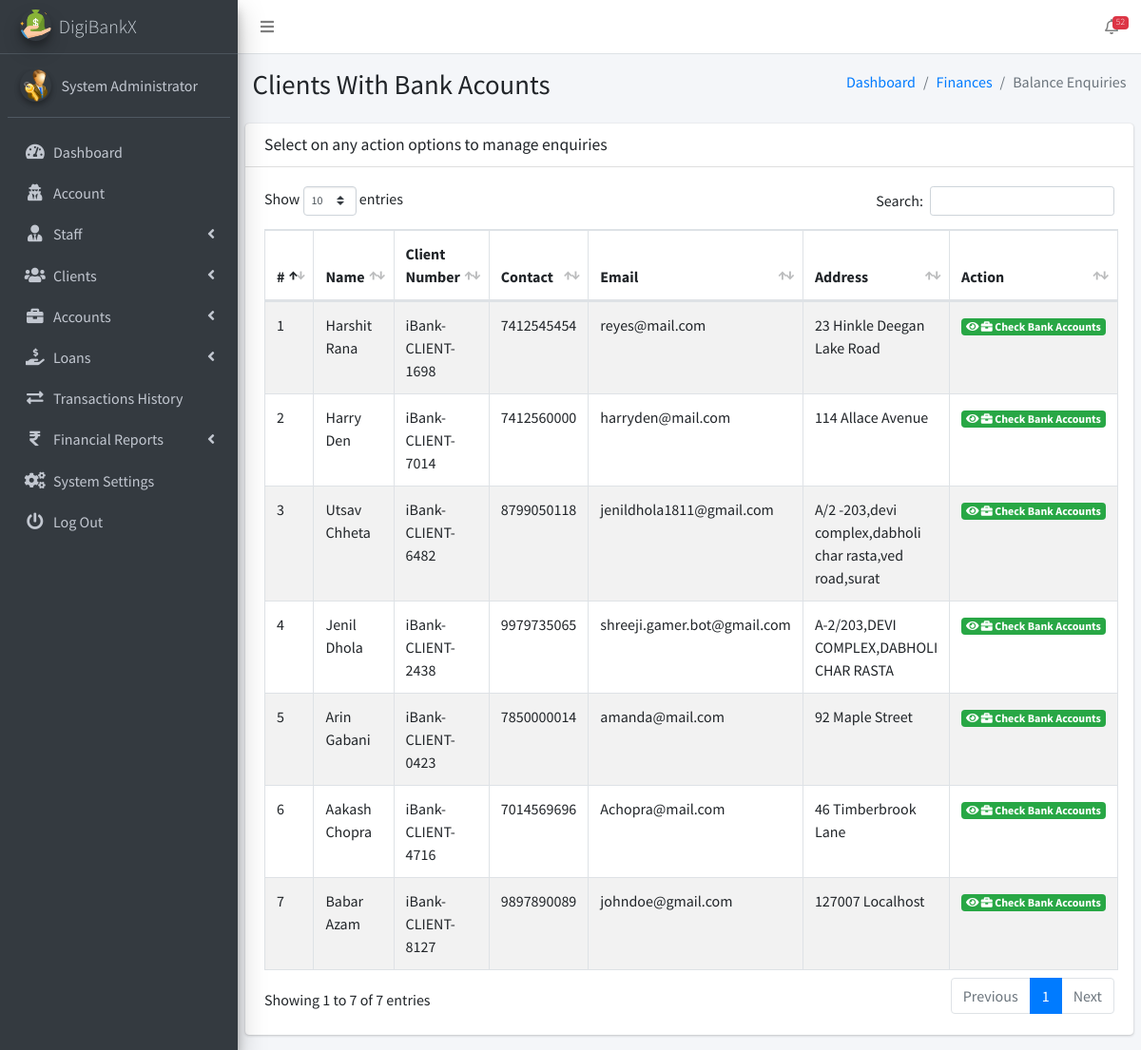
Page /admin/pages_balance_enquiries.php (signed in) on the earlier database version.
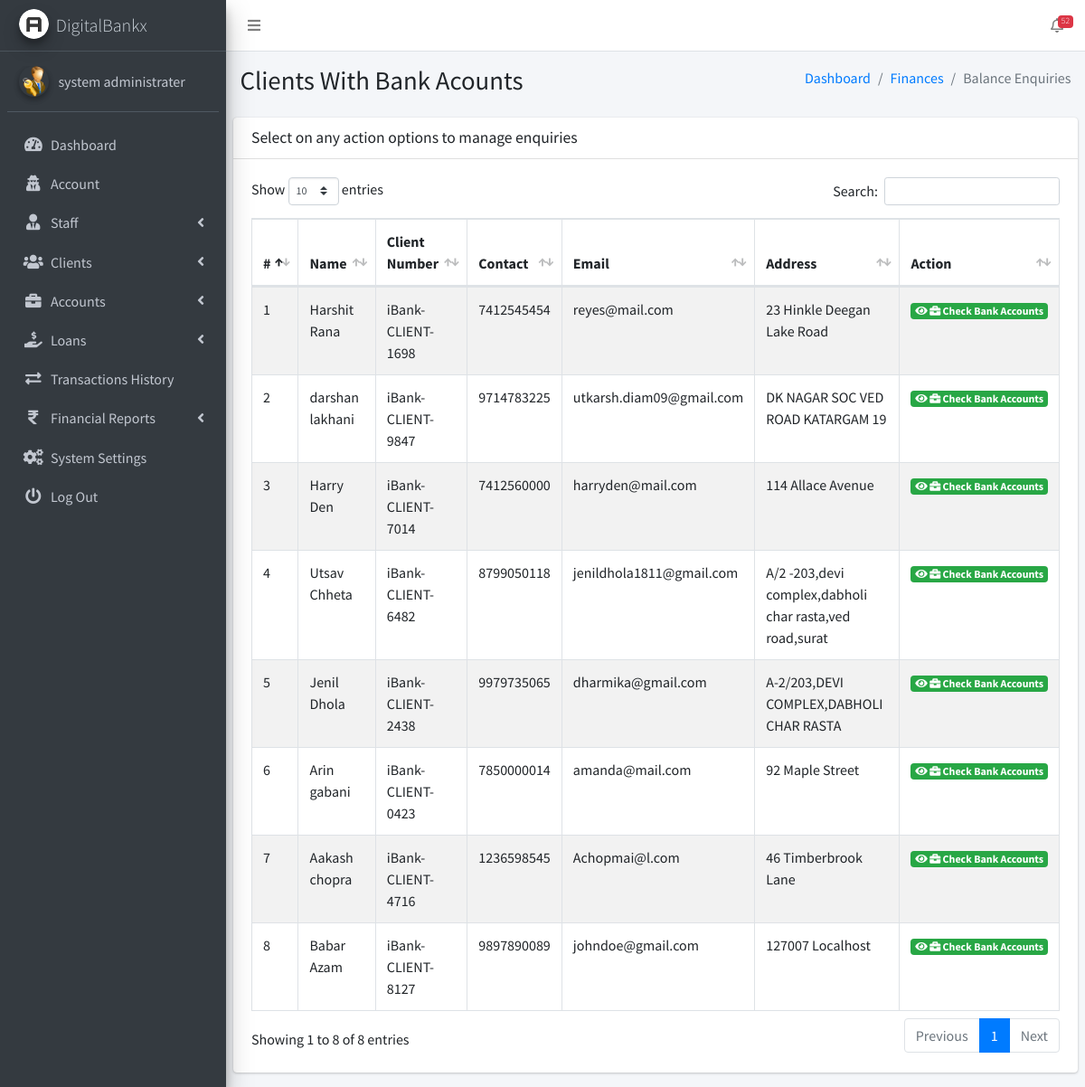
Same page on the later database version.
### tables this page shows
CREATE TABLE `ib_systemsettings` (
  `id` int(20) NOT NULL,
  `sys_name` longtext NOT NULL,
  `sys_tagline` longtext NOT NULL,
  `sys_logo` varchar(200) NOT NULL,
  `is_active` tinyint(1) NOT NULL DEFAULT 1
);

CREATE TABLE `ib_admin` (
  `admin_id` int(11) NOT NULL,
  `name` varchar(200) NOT NULL,
  `email` varchar(200) NOT NULL,
  `number` varchar(200) NOT NULL,
  `password` varchar(200) NOT NULL,
  `profile_pic` varchar(200) NOT NULL,
  `is_active` tinyint(1) NOT NULL DEFAULT 1,
  `otp` varchar(6) DEFAULT NULL,
  `otp_expiry` datetime DEFAULT NULL
);

CREATE TABLE `ib_clients` (
  `client_id` int(10) UNSIGNED NOT NULL,
  `name` varchar(200) NOT NULL,
  `phone` varchar(200) NOT NULL,
  `address` varchar(200) NOT NULL,
  `email` varchar(200) NOT NULL,
  `password` varchar(200) NOT NULL,
  `profile_pic` varchar(200) NOT NULL,
  `client_number` varchar(200) NOT NULL,
  `is_active` tinyint(1) NOT NULL DEFAULT 1,
  `otp` varchar(10) DEFAULT NULL,
  `otp_expiry` datetime DEFAULT NULL
);

### admin/pages_balance_enquiries.php (the view, shortened to what this page needs)
<?php
include('conf/config.php');
?>
<!DOCTYPE html>
<html>
<?php include("dist/_partials/head.php"); ?>
<body class="hold-transition sidebar-mini">
  <div class="wrapper">
    <?php include("dist/_partials/nav.php"); ?>
    <?php include("dist/_partials/sidebar.php"); ?>
    <div class="content-wrapper">
      <section class="content-header">
        <div class="container-fluid">
          <div class="row mb-2">
            <div class="col-sm-6">
              <h1>Clients With Bank Acounts</h1>
            </div>
            <div class="col-sm-6">
              <ol class="breadcrumb float-sm-right">
                <li class="breadcrumb-item"><a href="pages_dashboard.php">Dashboard</a></li>
                <li class="breadcrumb-item"><a href="pages_balance_enquiries.php">Finances</a></li>
                <li class="breadcrumb-item active">Balance Enquiries</li>
              </ol>
            </div>
          </div>
        </div>
      </section>
      <section class="content">
        <div class="row">
          <div class="col-12">
            <div class="card">
              <div class="card-header">
                <h3 class="card-title">Select on any action options to manage enquiries </h3>
              </div>
              <div class="card-body">
                <table id="example1" class="table table-hover table-bordered table-striped">
                  <thead>
                    <tr>
                      <th>#</th>
                      <th>Name</th>
                      <th>Client Number</th>
                      <th>Contact</th>
                      <th>Email</th>
                      <th>Address</th>
                      <th>Action</th>
                    </tr>
                  </thead>
                  <tbody>
                    <?php
                    $ret = "SELECT * FROM  iB_clients ORDER BY RAND() ";
                    $stmt = $mysqli->prepare($ret);
                    $stmt->execute();
                    $res = $stmt->get_result();
                    $cnt = 1;
                    while ($row = $res->fetch_object()) {
                    ?>
                      <tr>
                        <td><?php echo $cnt; ?></td>
                        <td><?php echo $row->name; ?></td>
                        <td><?php echo $row->client_number; ?></td>
                        <td><?php echo $row->phone; ?></td>
                        <td><?php echo $row->email; ?></td>
                        <td><?php echo $row->address; ?></td>
                        <td>
                          <a class="badge badge-success" href="pages_view_client_bank_acc.php?client_number=<?php echo $row->client_number; ?>&client_id=<?php echo $row->client_id; ?>">
                            <i class="fas fa-eye"></i>
                            <i class="fas fa-briefcase"></i>
                            Check Bank Accounts
                          </a>
                        </td>
                      </tr>
                    <?php $cnt = $cnt + 1;
                    } ?>
                </table>
              </div>
            </div>
          </div>
        </div>
      </section>
    </div>
  </div>
</body>
</html>

### admin/dist/_partials/head.php (shortened to what this page needs)
<?php
$ret = "SELECT * FROM `iB_SystemSettings` ";
$stmt = $mysqli->prepare($ret);
$stmt->execute();
$res = $stmt->get_result();
while ($sys = $res->fetch_object()) {
?>
    <head>
        <link rel="stylesheet" href="plugins/overlayScrollbars/css/OverlayScrollbars.min.css">
        <link rel="stylesheet" href="plugins/fontawesome-free/css/all.min.css">
        <link rel="stylesheet" href="https://code.ionicframework.com/ionicons/2.0.1/css/ionicons.min.css">
        <link rel="stylesheet" href="plugins/icheck-bootstrap/icheck-bootstrap.min.css">
        <link rel="stylesheet" href="dist/css/adminlte.min.css">
        <link rel="stylesheet" href="plugins/datatables-bs4/css/dataTables.bootstrap4.css">
        <link rel="stylesheet" type="text/css" href="plugins/datatable/custom_dt_html5.css">
    </head>
<?php } ?>

### admin/dist/_partials/nav.php (shortened to what this page needs)
<nav class="main-header navbar navbar-expand navbar-white navbar-light">
    <ul class="navbar-nav">
        <li class="nav-item">
            <a class="nav-link" data-widget="pushmenu" href="#" role="button"><i class="fas fa-bars"></i></a>
        </li>
    </ul>
    <ul class="navbar-nav ml-auto">
        <li class="nav-item dropdown">
            <a class="nav-link" data-toggle="dropdown" href="#">
                <i class="far fa-bell"></i>
                <?php
                $result = "SELECT COUNT(*) FROM iB_notifications";
                $stmt = $mysqli->prepare($result);
                $stmt->execute();
                $stmt->bind_result($ntf);
                ?>
                <span class="badge badge-danger navbar-badge"><?php echo $ntf; ?></span>
            </a>
        </li>
    </ul>
</nav>

### admin/dist/_partials/sidebar.php (shortened to what this page needs)
<aside class="main-sidebar sidebar-dark-primary elevation-4">
    <?php
    $admin_id = $_SESSION['admin_id'];
    $query = "SELECT * FROM iB_admin WHERE admin_id = ?";
    $stmt = $mysqli->prepare($query);
    $stmt->bind_param('i', $admin_id);
    $stmt->execute();
    $res = $stmt->get_result();
    while ($row = $res->fetch_object()) {
        $profile_picture = empty($row->profile_pic)
            ? "<img src='dist/img/user_icon.png' class='img-circle elevation-2' alt='User Image'>"
            : "<img src='dist/img/$row->profile_pic' class='img-circle elevation-2' alt='User Image'>";
        $sys_query = "SELECT * FROM iB_SystemSettings";
        $stmt = $mysqli->prepare($sys_query);
        $stmt->execute();
        $sys_res = $stmt->get_result();
        while ($sys = $sys_res->fetch_object()) {
            ?>
            <a href="pages_dashboard.php" class="brand-link text-light">
                <img src="dist/img/<?php echo $sys->sys_logo; ?>" alt="Logo" class="brand-image img-circle elevation-3">
                <span class="brand-text font-weight-light"><?php echo $sys->sys_name; ?></span>
            </a>
            <div class="sidebar">
                <div class="user-panel mt-3 pb-3 mb-3 d-flex">
                    <div class="image"><?php echo $profile_picture; ?></div>
                    <div class="info">
                        <a href="#" class="d-block"><?php echo $row->name; ?></a>
                    </div>
                </div>
                <nav class="mt-2">
                    <ul class="nav nav-pills nav-sidebar flex-column" data-widget="treeview" role="menu">
                        <li class="nav-item">
                            <a href="pages_dashboard.php" class="nav-link">
                                <i class="nav-icon fas fa-tachometer-alt"></i>
                                <p>Dashboard</p>
                            </a>
                        </li>
                        <li class="nav-item">
                            <a href="pages_account.php" class="nav-link">
                                <i class="nav-icon fas fa-user-secret"></i>
                                <p>Account</p>
                            </a>
                        </li>
                        <li class="nav-item has-treeview">
                            <a href="#" class="nav-link">
                                <i class="nav-icon fas fa-user-tie"></i>
                                <p>Staff <i class="fas fa-angle-left right"></i></p>
                            </a>
                        </li>
                        <li class="nav-item has-treeview">
                            <a href="#" class="nav-link">
                                <i class="nav-icon fas fa-users"></i>
                                <p>Clients <i class="fas fa-angle-left right"></i></p>
                            </a>
                        </li>
                        <li class="nav-item has-treeview">
                            <a href="#" class="nav-link">
                                <i class="nav-icon fas fa-briefcase"></i>
                                <p>Accounts <i class="fas fa-angle-left right"></i></p>
                            </a>
                        </li>
                        <li class="nav-item has-treeview">
                            <a href="#" class="nav-link">
                                <i class="nav-icon fas fa-hand-holding-usd"></i>
                                <p>
                                    Loans
                                    <i class="fas fa-angle-left right"></i>
                                </p>
                            </a>
                        </li>
                        <li class="nav-item">
                            <a href="pages_transactions_engine.php" class="nav-link">
                                <i class="nav-icon fas fa-exchange-alt"></i>
                                <p>Transactions History</p>
                            </a>
                        </li>
                        <li class="nav-item has-treeview">
                            <a href="#" class="nav-link">
                                <i class="nav-icon fas fa-rupee-sign"></i>
                                <p>Financial Reports <i class="fas fa-angle-left right"></i></p>
                            </a>
                        </li>
                        <li class="nav-item">
                            <a href="pages_system_settings.php" class="nav-link">
                                <i class="nav-icon fas fa-cogs"></i>
                                <p>System Settings</p>
                            </a>
                        </li>
                        <li class="nav-item">
                            <a href="pages_logout.php" class="nav-link">
                                <i class="nav-icon fas fa-power-off"></i>
                                <p>Log Out</p>
                            </a>
                        </li>
                    </ul>
                </nav>
            </div>
        </aside>
    <?php }
    } ?>

Differences in the rows shown:
changed ib_admin: name "System Administrator" → "system administrater"
changed ib_systemsettings: sys_logo: a different picture; sys_name "DigiBankX" → "DigitalBankx"
added ib_clients: name "darshan lakhani", client_number "iBank-CLIENT-9847", phone "9714783225", email "utkarsh.diam09@gmail.com", address "DK NAGAR SOC VED ROAD KATARGAM 19"
changed ib_clients "Jenil Dhola": email "shreeji.gamer.bot@gmail.com" → "dharmika@gmail.com"
changed ib_clients "iBank-CLIENT-0423": name "Arin Gabani" → "Arin gabani"
changed ib_clients "iBank-CLIENT-4716": name "Aakash Chopra" → "Aakash chopra"; phone "7014569696" → "1236598545"; email "Achopra@mail.com" → "Achopmai@l.com"
Other differences:
text written by a page script: "Show entries Search: Showing 1 to 7 of 7 entries Previous 1 Next" → "Show entries Search: Showing 1 to 8 of 8 entries Previous 1 Next"
